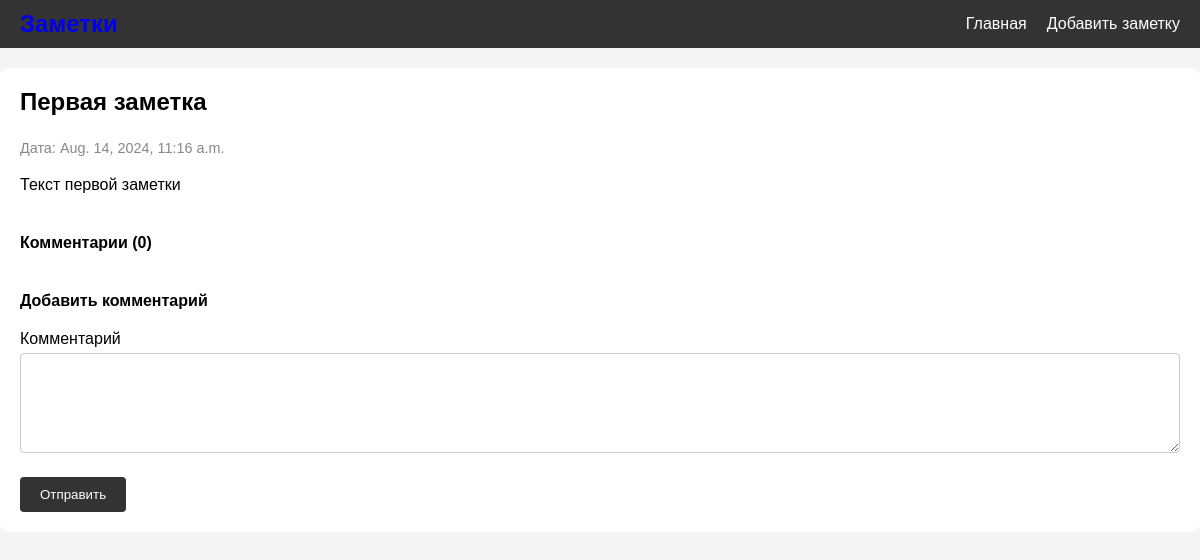
/1, run on an earlier commit of the app's database.
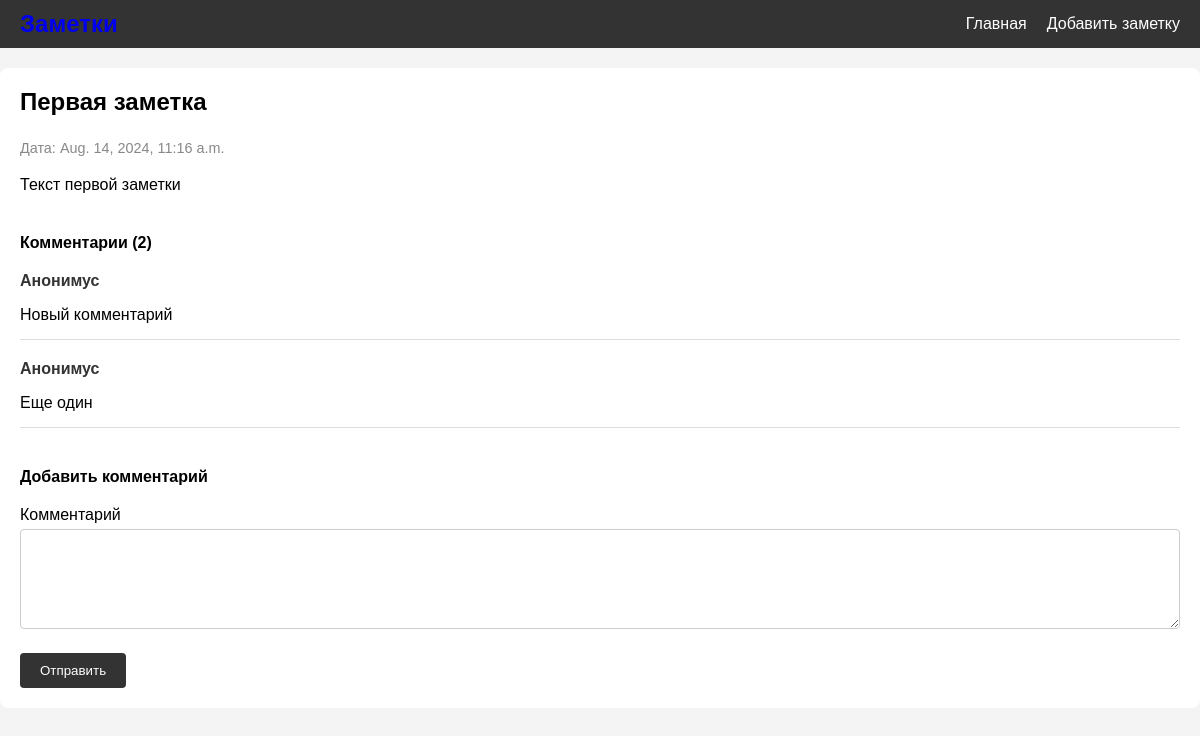
And on a later commit of the database.
### core/models.py (models this page shows, shortened)
class PostComment(models.Model):
    text = models.TextField(max_length=1000)
    post = models.ForeignKey(Post,
                             on_delete=models.CASCADE,
                             related_name='post_comments')
    class Meta:
        verbose_name = 'Комментарий'
        verbose_name_plural = 'Комментарии'

### core/views.py (the view)
# urls.py: path('<int:post_id>', post_detail, name='post_detail'),
def post_detail(request, post_id):
    post= Post.objects.get(id=post_id)
    comments = PostComment.objects.filter(post=post)
    return render(request, 'post_detail.html', {"post": post, 'comments': comments})

### templates/post_detail.html (shortened to what this page needs)
{% extends 'base.html' %}
{% block content %}
<div class="container-post">
    <article class="post-content">
        <h1>{{ post.title }}</h1>
        <p class="post-date">Дата: {{ post.created_data }}</p>
        <p>{{ post.text }}</p>
        </article>
    <div class="comments-section">
        <h4>Комментарии ({{comments|length}})</h4>
        {% for comment in comments %}
        <div class="comment">
            <p class="comment-author">Анонимус</p>
            <p class="comment-text">{{ comment.text }}</p>
        </div>
        {% endfor %}
    </div>
    <div class="comment-form">
        <h4>Добавить комментарий</h4>
        <form action="{% url 'comment_add' post.id %}" method="post">
            <label for="text">Комментарий</label>
            <textarea id="text" name="text" required></textarea>
            <button type="submit">Отправить</button>
        </form>
    </div>
</div>
{% endblock %}

What changed in the data, as far as the page shows it:
added PostComment: text "Новый комментарий"
added PostComment: text "Еще один"
Also different on the page:
{{ comments|length }}: "0" → "2"
